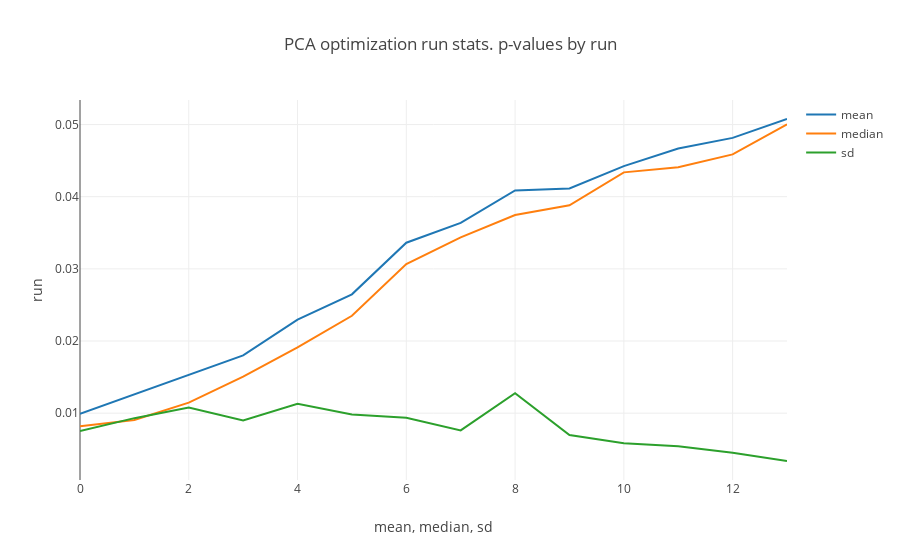

The code cell stored with this chart in its notebook:
### Markdown cell above
#### Run summary

### Code cell
run_stats= [
    prob_mean, prob_median, prob_sd
]
stats_names= ['mean','median','sd']

run_stats= np.array(run_stats).T

fig_stats= [
    go.Scatter(
        x= list(range(run_stats.shape[0])),
        y= run_stats[:,i],
        mode= 'lines',
        name= stats_names[i]
    ) for i in range(run_stats.shape[1])
]

layout= go.Layout(
    title= 'PCA optimization run stats. p-values by run',
    xaxis= dict(title='mean, median, sd'),
    yaxis= dict(title= 'run')
)

Figure= go.Figure(data= fig_stats, layout= layout)

iplot(Figure)

### Figure 1 — Plotly figure (JSON) as saved in the notebook; plotly's stock layout.template omitted (floating-point values rounded to 4 significant figures)
{"data": [{"mode": "lines", "name": "mean", "type": "scatter", "uid": "a8fdb813-85fe-452b-b9f8-8cd351190a14", "x": [0, 1, 2, 3, 4, 5, 6, 7, 8, 9, 10, 11, 12, 13], "y": [0.009906, 0.01258, 0.0153, 0.01801, 0.02296, 0.02648, 0.03362, 0.03638, 0.04087, 0.04113, 0.04424, 0.04667, 0.04815, 0.05076]}, {"mode": "lines", "name": "median", "type": "scatter", "uid": "004af0f8-34e1-4b2d-b293-c02f911dfdef", "x": [0, 1, 2, 3, 4, 5, 6, 7, 8, 9, 10, 11, 12, 13], "y": [0.008198, 0.009049, 0.01146, 0.01505, 0.01911, 0.0235, 0.03065, 0.03436, 0.03746, 0.03881, 0.04337, 0.04408, 0.04586, 0.05002]}, {"mode": "lines", "name": "sd", "type": "scatter", "uid": "c564d2da-c6dc-44e6-ad56-da75952b300f", "x": [0, 1, 2, 3, 4, 5, 6, 7, 8, 9, 10, 11, 12, 13], "y": [0.00753, 0.009312, 0.01079, 0.008995, 0.01129, 0.009817, 0.009369, 0.007619, 0.01278, 0.006962, 0.005839, 0.005417, 0.004526, 0.003374]}], "layout": {"title": {"text": "PCA optimization run stats. p-values by run"}, "xaxis": {"title": {"text": "mean, median, sd"}}, "yaxis": {"title": {"text": "run"}}}}
